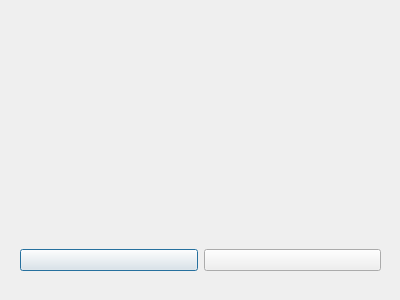
<?xml version="1.0" encoding="UTF-8"?>
<ui version="4.0">
 <class>HeadHomeDialog</class>
 <widget class="QDialog" name="HeadHomeDialog">
  <property name="geometry">
   <rect>
    <x>0</x>
    <y>0</y>
    <width>400</width>
    <height>300</height>
   </rect>
  </property>
  <property name="windowTitle">
   <string>Dialog</string>
  </property>
  <widget class="QWidget" name="verticalLayoutWidget">
   <property name="geometry">
    <rect>
     <x>20</x>
     <y>20</y>
     <width>361</width>
     <height>251</height>
    </rect>
   </property>
   <layout class="QVBoxLayout" name="verticalLayout">
    <item>
     <widget class="QLabel" name="warningLabel">
      <property name="text">
       <string/>
      </property>
     </widget>
    </item>
    <item>
     <layout class="QHBoxLayout" name="horizontalLayout">
      <item>
       <widget class="QPushButton" name="stayButton">
        <property name="text">
         <string/>
        </property>
       </widget>
      </item>
      <item>
       <widget class="QPushButton" name="quitButton">
        <property name="text">
         <string/>
        </property>
       </widget>
      </item>
     </layout>
    </item>
   </layout>
  </widget>
 </widget>
 <resources/>
 <connections/>
</ui>
